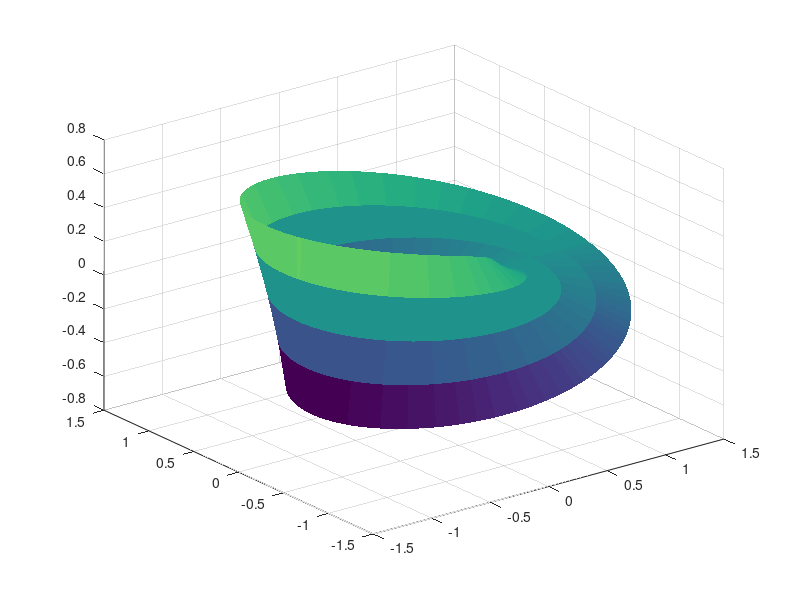

Reproduce this figure in MATLAB.
u = 0:pi/100:2*pi;
v = -1:0.5:1;
[U, V] = meshgrid(u, v);

x = (1. + (V ./ 2) .* cos(U ./ 2)) .* cos(U);
y = (1. + (V ./ 2) .* cos(U ./ 2)) .* sin(U);
z = (V ./ 2) .* sin(U ./ 2);

surf(x, y, z);
shading flat
